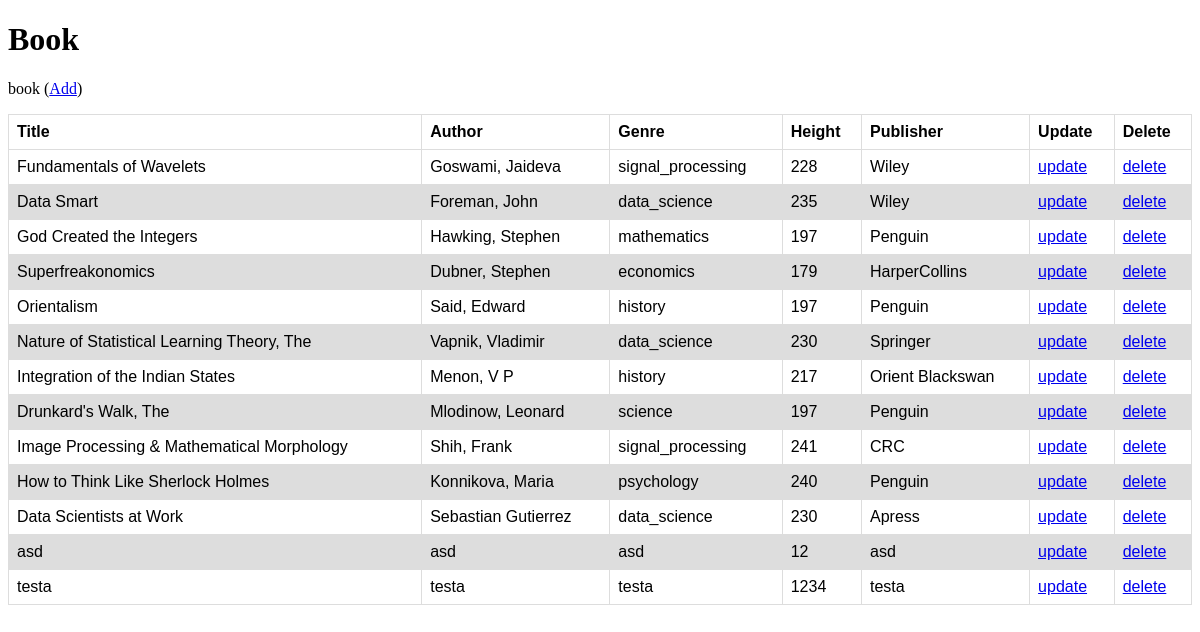
The page / on the database its author committed.
### app.py (models this page shows)
class Books(db.Model):
    __tablename__ = "books"
    title = db.Column(db.String(), primary_key=True)
    author = db.Column(db.String())
    genre = db.Column(db.String())
    height = db.Column(db.Integer())
    publisher = db.Column(db.String())

### app.py (the view)
@app.route('/')
def home():
   return render_template('home.html', books = Books.query.all() )

### templates/home.html (shortened to what this page needs)
<!DOCTYPE html>
<html>
<head>
</head>
<body>
    <h1>Book</h1>
    <p>book (<a href="{{ url_for('insert') }}">Add</a>)</p>
    <table>
        <thead>
            <tr>
                <th>Title</th>
                <th>Author</th>
                <th>Genre</th>
                <th>Height</th>
                <th>Publisher</th>
                <th>Update</th>
                <th>Delete</th>
            </tr>
        </thead>
        {% for i in books %}
                <tr>
                  <td>{{i.title}}</td>
                  <td>{{i.author}}</td>
                  <td>{{i.genre}}</td>
                  <td>{{i.height}}</td>
                  <td>{{i.publisher}}</td>
                  <td><a href="/update/{{ i.title }}" class="btn btn-success">update</a></td>
                  <td><a href="/delete/{{ i.title }}" class="btn btn-success">delete</a></td>
                </tr>
                {% endfor %}
    </table>
</body>
</html>

### templates/home.html (style rules this page uses)
table { font-family: arial, sans-serif; border-collapse: collapse; width: 100%; }
td, th { border: 1px solid #dddddd; text-align: left; padding: 8px; }
tr:nth-child(even) { background-color: #dddddd; }

### rows shown on the page
Books: title "Fundamentals of Wavelets", author "Goswami, Jaideva", genre "signal_processing", height "228", publisher "Wiley"
Books: title "Data Smart", author "Foreman, John", genre "data_science", height "235", publisher "Wiley"
Books: title "God Created the Integers", author "Hawking, Stephen", genre "mathematics", height "197", publisher "Penguin"
Books: title "Superfreakonomics", author "Dubner, Stephen", genre "economics", height "179", publisher "HarperCollins"
Books: title "Orientalism", author "Said, Edward", genre "history", height "197", publisher "Penguin"
Books: title "Nature of Statistical Learning Theory, The", author "Vapnik, Vladimir", genre "data_science", height "230", publisher "Springer"
Books: title "Integration of the Indian States", author "Menon, V P", genre "history", height "217", publisher "Orient Blackswan"
Books: title "Drunkard's Walk, The", author "Mlodinow, Leonard", genre "science", height "197", publisher "Penguin"
Books: title "Image Processing & Mathematical Morphology", author "Shih, Frank", genre "signal_processing", height "241", publisher "CRC"
Books: title "How to Think Like Sherlock Holmes", author "Konnikova, Maria", genre "psychology", height "240", publisher "Penguin"
Books: title "Data Scientists at Work", author "Sebastian Gutierrez", genre "data_science", height "230", publisher "Apress"
Books: title "asd", author "asd", genre "asd", height "12", publisher "asd"
Books: title "testa", author "testa", genre "testa", height "1234", publisher "testa"
